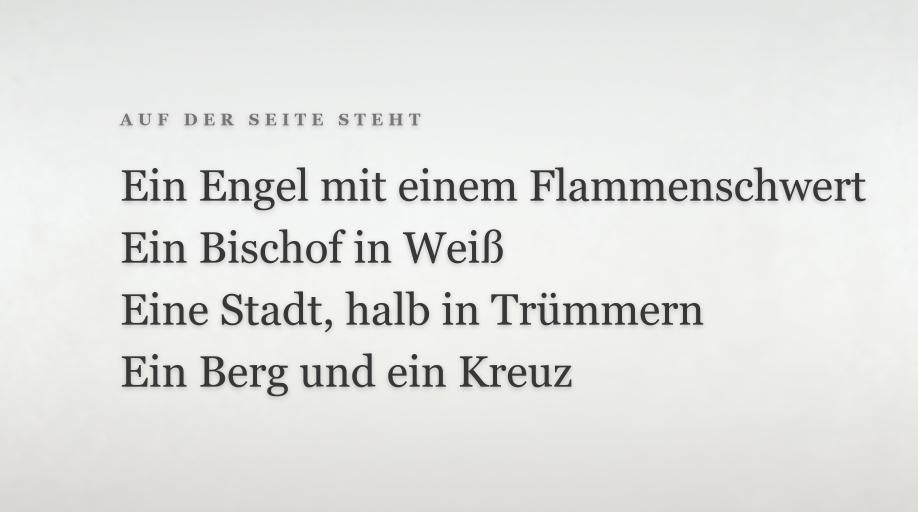
#> input picture 08_GERMAN_PRODUCTION/EP13_VATIKAN_01/03_VISUALS/CARDS/EP13_DE_CARD06_CONTAINS.png, 2752 x 1536 px (shown at 1/3 size)
$ python -i build_ep07_acquisitions.py   (imports and definitions only)
#> lines starting #> are read from the running program, lines starting #| are printed output that depends on the picture
#> further down, picture is the input picture: PIL image 2752x1536 RGB; mean R, G, B 226.7, 227.5, 224.9
#!/usr/bin/env python3
"""EP07 - die 17 offenen `MISSING_ACQUISITION`-Cues schliessen.

`EP07_MISSING_ASSETS_AND_PROMPTS.md`, Prioritaet A, nennt zehn Masterquellen.
Sie zerfallen in zwei Gruppen:

* **Karten.** Neutrale Verortungskarten fuer Aegypten und Daenemark liegen als
  SVG auf Wikimedia Commons und werden serverseitig als PNG gerendert. Fuer
  Neufundland wird die Admiralty-Seekarte von 1873 genutzt, die bereits fuer
  EP06 beschafft wurde - dieselbe gemeinfreie Vorlage, kein zweiter Download.

* **Lizenz- und Rechtefaelle.** Buchcover, Autorenportraet, Paperseite und
  Sendungsmitschnitt sind nicht frei nutzbar. Sie werden nicht nachgebaut,
  sondern durch bibliografische Quellenkarten ersetzt. Ein generierter
  Buchumschlag oder eine nachgestellte Paperseite waere ein gefaelschter Beleg.

Mehrere Cues teilen sich eine Masterquelle (Titel, Methode, Ergebnis). Wo der
Master eine Karte ist, entstehen daraus verschiedene Ausschnitte; wo er eine
Quellenkarte ist, tragen die Cues Varianten mit unterschiedlichem Schwerpunkt.

    python 06_PRODUCTION/EP07_SCHLAFPARALYSE_V4/POST_PLAN/build_ep07_acquisitions.py
"""
from __future__ import annotations

import csv
import sys
import urllib.parse
import urllib.request
from pathlib import Path

from PIL import Image, ImageDraw, ImageEnhance, ImageFilter, ImageFont, ImageOps

Image.MAX_IMAGE_PIXELS = None

HERE = Path(__file__).resolve().parent
EPISODE = HERE.parent
ROOT = EPISODE.parents[1]
EP06_ASSETS = ROOT / "06_PRODUCTION" / "EP06_SCHLAFPARALYSE_V4" / "IMAGE_GENERATION_KIT" / "02_ASSETS"
OUT = EPISODE / "ACQUISITION_REPLACEMENTS"
QA = OUT / "QA_CONTACT_SHEETS"
CACHE = OUT / "_raster_cache"

SIZE = (2560, 1440)
INSET = (2240, 1260)
MAX_UPSCALE = 2.4
UA = "NOESIS-production/1.0 (contact: info@iqprinceps.de)"

sys.path.insert(0, str(ROOT / "tools"))
from build_schlafparalyse_cards import (  # noqa: E402
    CORAL, CYAN, GOLD, GREEN, LINE, MUTED, PAPER, VIOLET, WHITE,
    background, draw_wrapped, font, footer, header, rounded_panel, wrap,
)

STATUS_COLORS = {"BELEGT": GREEN, "DOKUMENTIERT": GREEN,
                 "RECHTE OFFEN": MUTED, "NICHT FREI": CORAL}

VIEWER_STATUS = {
    "BELEGT": "DIE QUELLE IST NACHVOLLZIEHBAR",
    "DOKUMENTIERT": "DIE QUELLE IST NACHVOLLZIEHBAR",
    "RECHTE OFFEN": "KEIN FREIES ORIGINALBILD",
    "NICHT FREI": "KEIN FREIES ORIGINALBILD",
}

# Zielname -> (Commons-Datei, Ausschnitt als Anteil oder None fuer Vollansicht)
MAPS = {
    "ORIG_ORIG_EGYPT_MAP_PD_full_map.png": ("Egypt location map.svg", None),
    "ORIG_ORIG_DENMARK_MAP_PD_full_map.png": ("Denmark location map.svg", None),
}

# Neufundland: bereits fuer EP06 beschafft, 9697x14974.
NEWFOUNDLAND = "EP06_Fogo_Island_to_Cape_Bonavista_Admiralty_Chart_1873.jpg"
NEWFOUNDLAND_VIEWS = {
    "ORIG_ORIG_NEWFOUNDLAND_MAP_PD_full_map.png": None,
    "ORIG_ORIG_NEWFOUNDLAND_MAP_PD_newfoundland_detail.png": (0.08, 0.10, 0.66, 0.44),
    # Rueckkehr auf dieselbe Karte, minimal weiter gefasst - derselbe Beleg,
    # aber kein pixelgleicher Frame.
    "ORIG_ORIG_NEWFOUNDLAND_MAP_PD_full_return.png": (0.02, 0.04, 0.98, 0.62),
}

CARDS = [
    dict(filename="ORIG_ORIG_HUFFORD_TERROR_BOOK_COVER_LICENSED_full_cover.png",
         section="", title="Das Buch, das den Fall öffnet",
         subtitle="David Hufford untersucht Erfahrung und Erzählung gemeinsam.",
         entries=[("Werk", "The Terror That Comes in the Night, 1982."),
                  ("Inhalt", "Feldforschung auf Neufundland zur Old Hag und Schlafparalyse."),
                  ("Warum kein Cover", "Für den Umschlag liegt keine freie Nutzungserlaubnis vor.")],
         status="RECHTE OFFEN",
         note="Die Buchangabe ist echt. Ein nachgebauter Umschlag wäre kein historischer Beleg.",
         source="Quellenkarte · Werkangabe", accent=VIOLET),
    dict(filename="ORIG_ORIG_HUFFORD_TERROR_BOOK_COVER_LICENSED_title_detail.png",
         section="S5 Titel", title="Der Titel benennt die Erfahrung",
         subtitle="„The Terror That Comes in the Night“, 1982.",
         entries=[("Titel", "The Terror That Comes in the Night."),
                  ("Untertitel", "An Experience-Centered Study of Supernatural "
                                 "Assault Traditions."),
                  ("Methode", "Hufford setzt bei der Erfahrung an, nicht bei der "
                              "Frage, ob die Deutung stimmt.")],
         status="DOKUMENTIERT", note="Das Buch ist veröffentlicht und auffindbar.",
         source="Quellenkarte · Titel und Methode", accent=VIOLET),
    dict(filename="ORIG_ORIG_HUFFORD_TERROR_BOOK_COVER_LICENSED_cover_return.png",
         section="S5 Rückgriff", title="Zurück zu Hufford",
         subtitle="Der Ausgangspunkt der Folge, noch einmal benannt.",
         entries=[("Ausgangspunkt", "Eine eigene Episode 1963, daraus systematische "
                                    "Feldforschung."),
                  ("Ergebnis", "Berichte ähneln sich auch dort, wo die Überlieferung "
                               "vorher nicht bekannt war."),
                  ("Grenze", "Das belegt kein äußeres Wesen; es verschiebt die Frage.")],
         status="DOKUMENTIERT", note="Zusammenfassung der Forschungsposition.",
         source="Quellenkarte · Rückgriff", accent=VIOLET),
    dict(filename="ORIG_ORIG_HUFFORD_PORTRAIT_LICENSED_portrait.png",
         section="S5 Autor", title="Kein freigegebenes Porträt",
         subtitle="Die Person ist benannt, das Bild ist nicht frei.",
         entries=[("Person", "David J. Hufford, Folklorist und Medizinethnologe."),
                  ("Rolle", "Autor der Neufundland-Studie und Begründer des "
                            "experience-centered approach."),
                  ("Rechte", "Für ein Porträt liegt keine geklärte freie Lizenz vor.")],
         status="RECHTE OFFEN",
         note="Kein generiertes Gesicht: ein erfundenes Porträt einer realen "
              "Person wäre eine Fälschung.",
         source="Quellenkarte · Personenangabe ohne Bild", accent=MUTED),
    dict(filename="ORIG_ORIG_JALAL_HINTON_EGYPT_DENMARK_PAPER_title_authors.png",
         section="S7 Studie", title="Der Vergleich zweier Länder",
         subtitle="Warum dieselbe Nacht unterschiedlich schwer wiegt.",
         entries=[("Autoren", "Baland Jalal und Devon E. Hinton."),
                  ("Gegenstand", "Vergleich von Häufigkeit und Belastung durch "
                                 "Schlafparalyse zwischen Ägypten und Dänemark."),
                  ("Bedeutung", "Die kulturelle Deutung verändert, wie stark die "
                                "Erfahrung belastet.")],
         status="DOKUMENTIERT",
         note="Publizierte Vergleichsforschung. Die Folge referiert die "
              "Fragestellung, nicht einzelne Messwerte.",
         source="Bibliografische Quellenkarte · Ersatz für nicht frei nutzbare Paperseite",
         accent=CYAN),
    dict(filename="ORIG_ORIG_JALAL_HINTON_EGYPT_DENMARK_PAPER_methods_detail.png",
         section="S7 Methode", title="Wie verglichen wurde",
         subtitle="Zwei Stichproben, dieselbe Erhebung.",
         entries=[("Vorgehen", "Befragung vergleichbarer Gruppen in beiden Ländern "
                               "zu Häufigkeit, Angst und Deutung."),
                  ("Kernidee", "Nicht der Körperzustand unterscheidet sich, sondern "
                               "der Deutungsrahmen."),
                  ("Grenze", "Eine Befragung misst Berichte, keine Nachtereignisse.")],
         status="DOKUMENTIERT", note="Methodenbeschreibung, keine Einzelwerte.",
         source="Quellenkarte · Methode", accent=CYAN),
    dict(filename="ORIG_ORIG_JALAL_HINTON_EGYPT_DENMARK_PAPER_results_detail.png",
         section="S7 Befund", title="Derselbe Zustand, andere Last",
         subtitle="Der Unterschied liegt in der Erklärung, nicht im Körper.",
         entries=[("Befund", "Wo die Erfahrung als Angriff durch ein Wesen gedeutet "
                             "wird, fällt die Angst deutlich stärker aus."),
                  ("Folge", "Angst verlängert und verstärkt die nächtliche Episode."),
                  ("Vorsicht", "Das ist ein Zusammenhang, keine bewiesene Ursache.")],
         status="DOKUMENTIERT", note="Richtung des Befundes, ohne Zahlenbehauptung.",
         source="Quellenkarte · Befund", accent=CYAN),
    dict(filename="ORIG_ORIG_JALAL_HINTON_EGYPT_DENMARK_PAPER_citation_block.png",
         section="S7 Beleg", title="Woher dieser Vergleich stammt",
         subtitle="Quellenangabe zur Studie.",
         entries=[("Autoren", "Baland Jalal, Devon E. Hinton."),
                  ("Thema", "Schlafparalyse im Kulturvergleich Ägypten – Dänemark."),
                  ("Verwendung", "Die Folge nutzt die Fragestellung und die Richtung "
                                 "des Befundes.")],
         status="DOKUMENTIERT", note="Belegangabe.",
         source="Quellenkarte · Zitationsangabe", accent=CYAN),
    dict(filename="ORIG_ORIG_EGYPT_SLEEP_PARALYSIS_SOURCE_source_detail.png",
         section="S7 Ägypten", title="Der Deutungsrahmen in Ägypten",
         subtitle="Ein bekannter Name für die Nacht.",
         entries=[("Rahmen", "Die Erfahrung wird häufig im Rahmen einer geläufigen "
                             "übernatürlichen Deutung verstanden."),
                  ("Wirkung", "Ein vertrauter Name macht die Nacht erklärbar — "
                              "und zugleich bedrohlicher."),
                  ("Grenze", "Das beschreibt eine Deutungskultur, nicht die Ursache "
                             "des Zustands.")],
         status="DOKUMENTIERT", note="Kontextangabe zur Stichprobe.",
         source="Quellenkarte · kultureller Kontext", accent=GOLD),
    dict(filename="ORIG_ORIG_DENMARK_SLEEP_PARALYSIS_SOURCE_source_detail.png",
         section="S7 Dänemark", title="Der Deutungsrahmen in Dänemark",
         subtitle="Dieselbe Nacht, ein anderer Erklärungsvorrat.",
         entries=[("Rahmen", "Die Erfahrung wird überwiegend physiologisch "
                             "eingeordnet."),
                  ("Wirkung", "Eine körperliche Erklärung nimmt der Nacht einen "
                              "Teil ihrer Bedrohlichkeit."),
                  ("Grenze", "Auch das ist ein Deutungsrahmen, keine Wertung.")],
         status="DOKUMENTIERT", note="Kontextangabe zur Stichprobe.",
         source="Quellenkarte · kultureller Kontext", accent=GOLD),
    dict(filename="ORIG_ORIG_CHINESE_GHOST_PRESSURE_SOURCE_PD_source_detail.png",
         section="", title="Auch in China hat das Drücken einen Namen",
         subtitle="Der Zustand ist weit verbreitet — seine Namen sind regional.",
         entries=[("Überliefert", "Nächtliche Lähmung und Druck gelten als eigenes benanntes Ereignis."),
                  ("Wichtig", "Der Name deutet die Erfahrung; er erklärt nicht ihre körperliche Ursache.")],
         status="NICHT FREI",
         note="Die Bezeichnung ist überliefert. Eine beliebige Geistergrafik würde nichts belegen.",
         source="Quellenkarte · Überlieferungshinweis", accent=CORAL),
    dict(filename="ORIG_ORIG_ART_BELL_2001_BROADCAST_SOURCE_source_frame.png",
         section="", title="Eine Sendung bündelt Tausende Berichte",
         subtitle="Am 12. April 2001 werden dunkle Gestalten zum Radiothema.",
         entries=[("Wirkung", "Aus vielen einzelnen Nächten wird ein gemeinsames Motiv."),
                  ("Warum kein Mitschnitt", "Für die Sendung liegt keine freie "
                                             "Nutzungserlaubnis vor.")],
         status="RECHTE OFFEN", note="Die Sendungsangabe ist belegt. Originalton wird nicht verwendet.",
         source="Quellenkarte · Sendungsangabe", accent=GOLD),
]


# [21 lines left out: functions fetch_svg, load, not called in this run]


def frame(src: Image.Image, box=None) -> Image.Image:
    if box is not None:
        w, h = src.size
        src = src.crop((round(box[0] * w), round(box[1] * h),
                        round(box[2] * w), round(box[3] * h)))
        return ImageOps.fit(src, SIZE, method=Image.Resampling.LANCZOS)
    bg = ImageOps.fit(src, SIZE, method=Image.Resampling.LANCZOS)
    bg = bg.filter(ImageFilter.GaussianBlur(52))
    bg = ImageEnhance.Color(bg).enhance(0.24)
    bg = ImageEnhance.Brightness(bg).enhance(0.30)
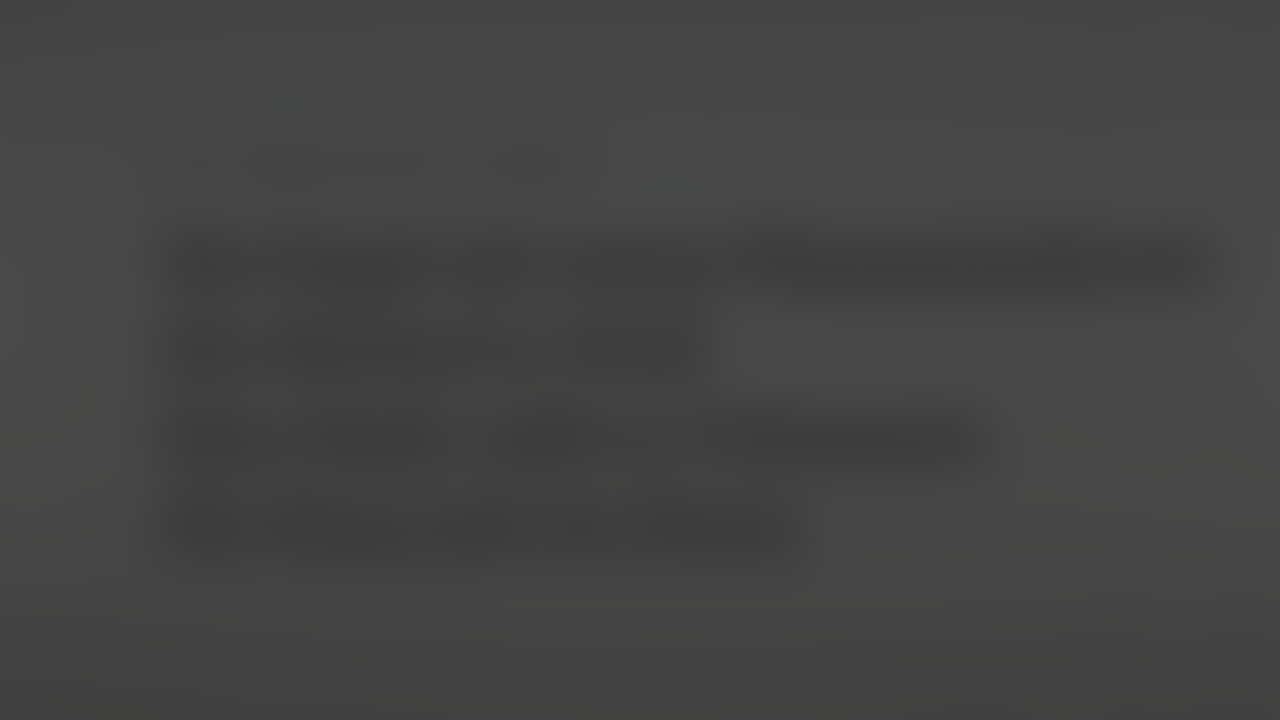
#> bg: PIL image 2560x1440 RGB (shown at 1/2 size); mean R, G, B 67.5, 67.6, 67.4
    bg = Image.blend(bg, Image.new("RGB", SIZE, (16, 13, 11)), 0.50)
    scale = min(INSET[0] / src.width, INSET[1] / src.height, MAX_UPSCALE)
#> scale = 0.814
    fg = src.resize((max(1, round(src.width * scale)), max(1, round(src.height * scale))),
                    Image.Resampling.LANCZOS)
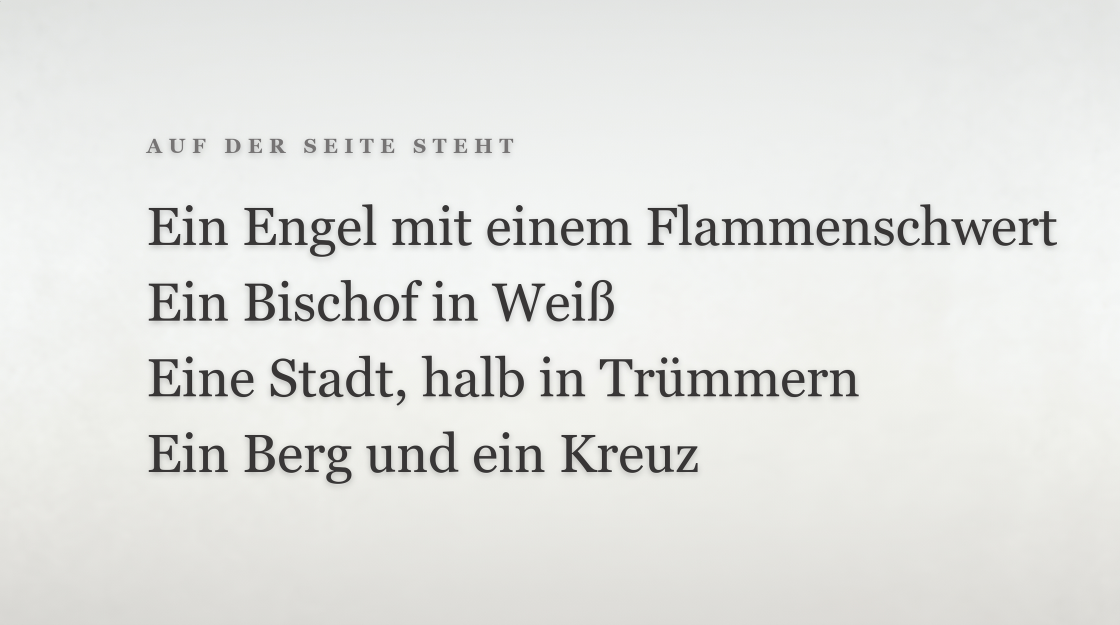
#> fg: PIL image 2240x1250 RGB (shown at 1/2 size); mean R, G, B 226.7, 227.5, 224.9
    framed = Image.new("RGB", (fg.width + 12, fg.height + 12), (46, 36, 24))
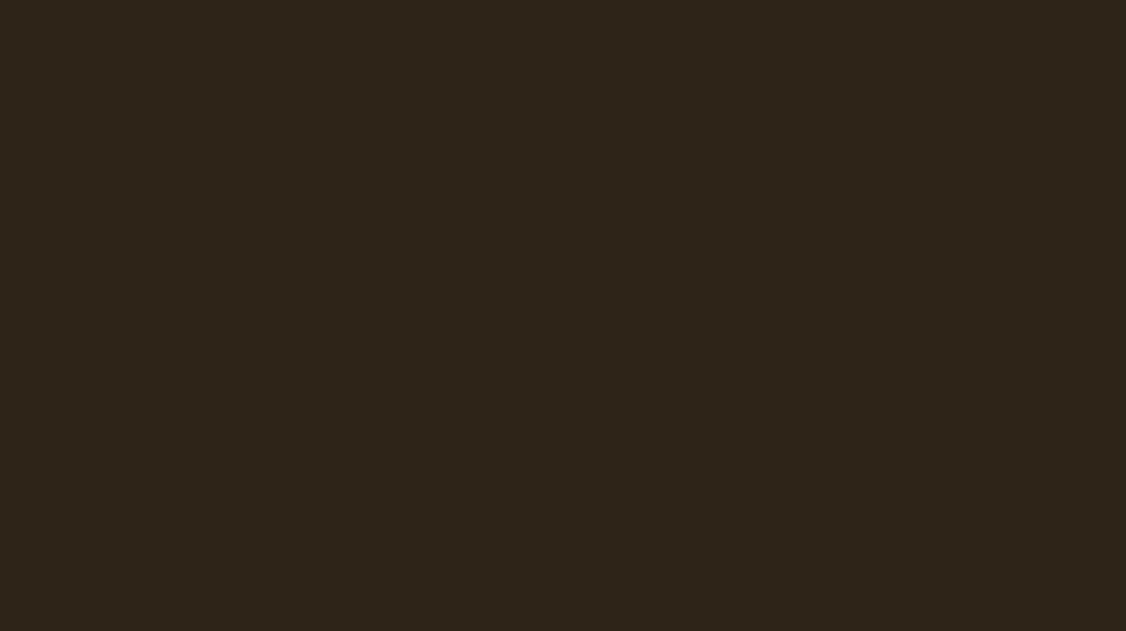
#> framed: PIL image 2252x1262 RGB (shown at 1/2 size); mean R, G, B 46, 36, 24
    framed.paste(fg, (6, 6))
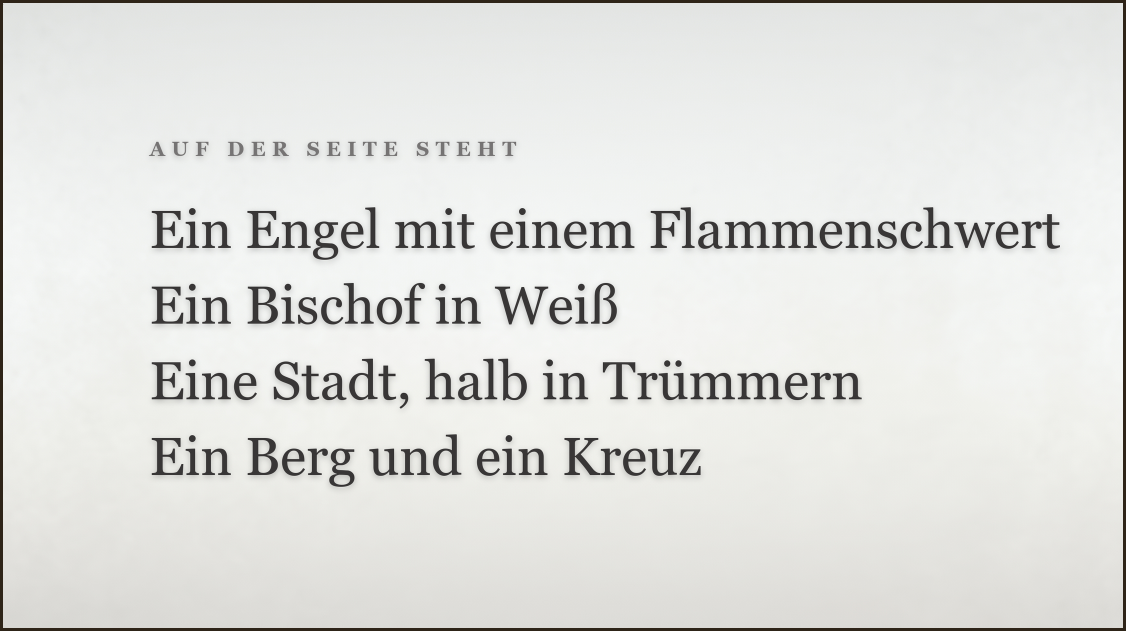
#> framed: PIL image 2252x1262 RGB (shown at 1/2 size); mean R, G, B 224.1, 224.7, 221.9
    bg.paste(framed, ((SIZE[0] - framed.width) // 2, (SIZE[1] - framed.height) // 2))
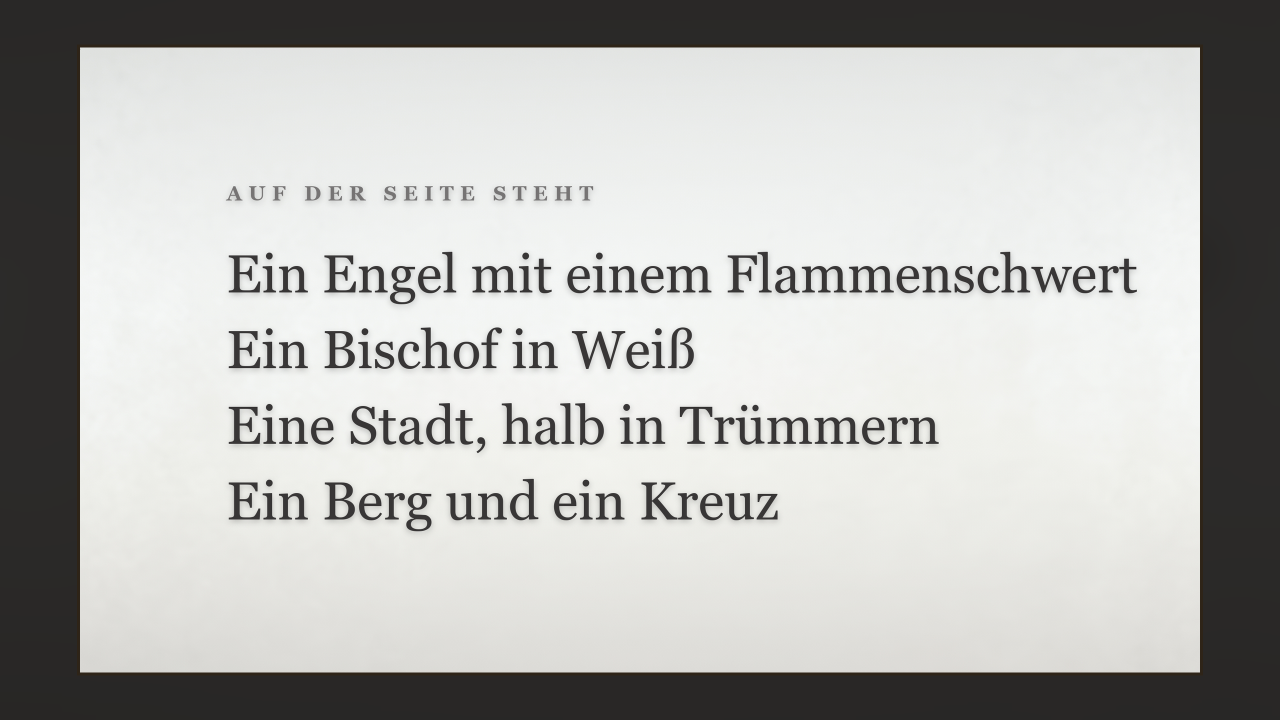
#> bg: PIL image 2560x1440 RGB (shown at 1/2 size); mean R, G, B 182.4, 182.5, 180.1
    return bg


# [103 lines left out: functions build_card, contact_sheets, main, not called in this run]


# [2 lines not run here, left out]

>>> from PIL import Image
>>> picture = Image.open('../../../08_GERMAN_PRODUCTION/EP13_VATIKAN_01/03_VISUALS/CARDS/EP13_DE_CARD06_CONTAINS.png')
>>> result = frame(picture)
